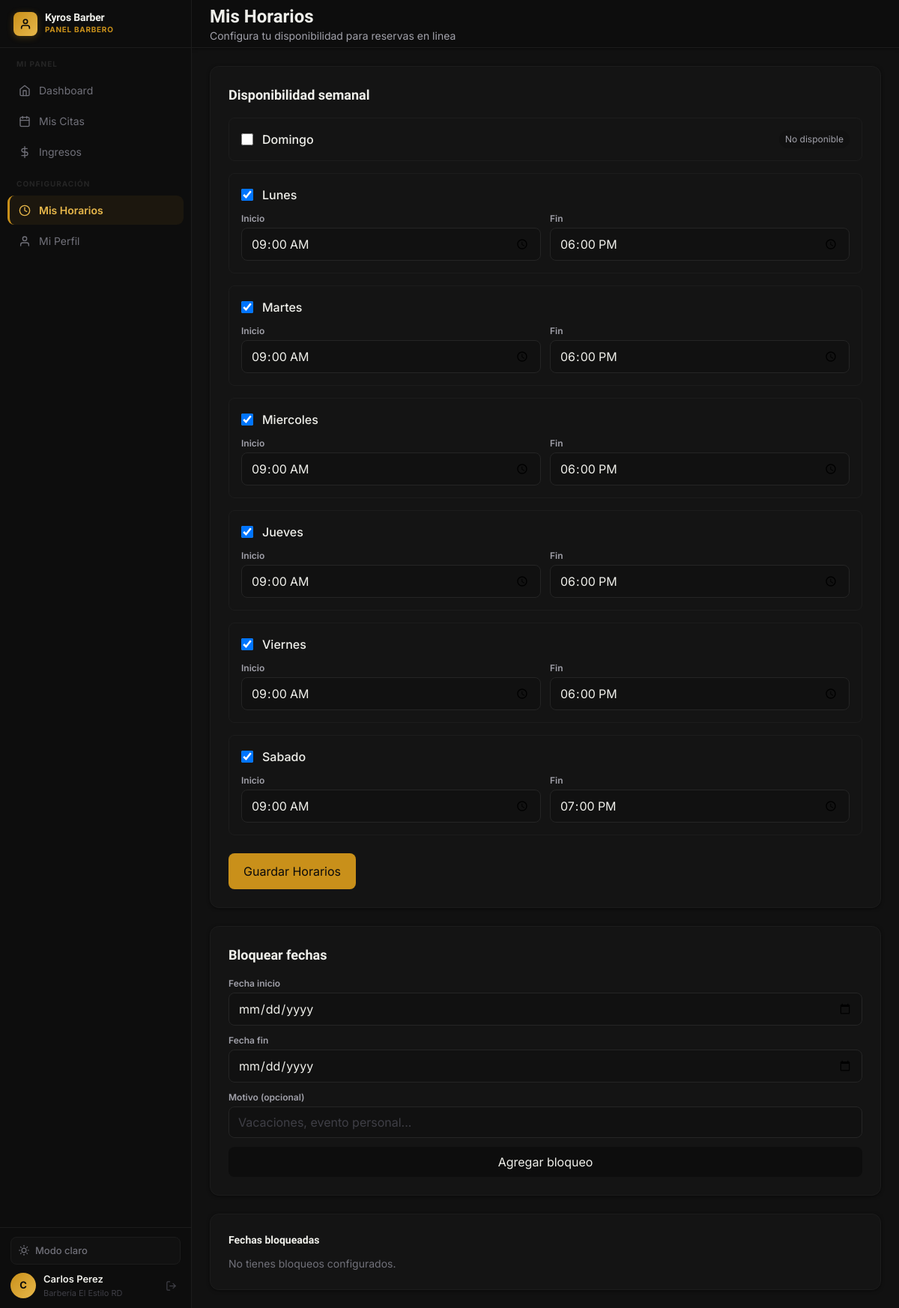
Screenshot of /dashboard/barber/schedules.php (signed in) with the database file from the repository.
### tables this page shows
CREATE TABLE barbers (
    id INT AUTO_INCREMENT PRIMARY KEY,
    barbershop_id INT NOT NULL,
    user_id INT NOT NULL,
    slug VARCHAR(255) NOT NULL,
    specialty TEXT,
    bio TEXT,
    experience_years INT,
    photo VARCHAR(255),
    commission_rate DECIMAL(5, 2) DEFAULT 50.00,
    rating DECIMAL(3, 2) DEFAULT 5.00,
    total_reviews INT DEFAULT 0,
    is_featured BOOLEAN DEFAULT FALSE,
    status ENUM('active', 'inactive', 'vacation') DEFAULT 'active',
    created_at TIMESTAMP DEFAULT CURRENT_TIMESTAMP,
    updated_at TIMESTAMP DEFAULT CURRENT_TIMESTAMP ON UPDATE CURRENT_TIMESTAMP,
    FOREIGN KEY (barbershop_id) REFERENCES barbershops(id) ON DELETE CASCADE,
    FOREIGN KEY (user_id) REFERENCES users(id) ON DELETE CASCADE,
    UNIQUE KEY unique_barber_shop (barbershop_id, user_id),
    UNIQUE KEY unique_barber_slug (barbershop_id, slug),
    INDEX idx_status (status),
    INDEX idx_rating (rating)
);

CREATE TABLE users (
    id INT AUTO_INCREMENT PRIMARY KEY,
    email VARCHAR(255) UNIQUE NOT NULL,
    password VARCHAR(255) NOT NULL,
    full_name VARCHAR(255) NOT NULL,
    phone VARCHAR(20),
    role ENUM('superadmin', 'owner', 'barber', 'client') NOT NULL,
    status ENUM('active', 'inactive', 'suspended') DEFAULT 'active',
    avatar VARCHAR(255),
    created_at TIMESTAMP DEFAULT CURRENT_TIMESTAMP,
    updated_at TIMESTAMP DEFAULT CURRENT_TIMESTAMP ON UPDATE CURRENT_TIMESTAMP,
    last_login TIMESTAMP NULL,
    INDEX idx_email (email),
    INDEX idx_role (role),
    INDEX idx_status (status)
);

CREATE TABLE barbershops (
    id INT AUTO_INCREMENT PRIMARY KEY,
    license_id INT NOT NULL,
    owner_id INT NOT NULL,
    business_name VARCHAR(255) NOT NULL,
    slug VARCHAR(255) UNIQUE NOT NULL,
    description TEXT,
    logo VARCHAR(255),
    cover_image VARCHAR(255),
    phone VARCHAR(20),
    email VARCHAR(255),
    address TEXT,
    city VARCHAR(100),
    province VARCHAR(100),
    country VARCHAR(100) DEFAULT 'República Dominicana',
    latitude DECIMAL(10, 8),
    longitude DECIMAL(11, 8),
    rnc VARCHAR(20),
    website VARCHAR(255),
    facebook VARCHAR(255),
    instagram VARCHAR(255),
    tiktok VARCHAR(255),
    whatsapp VARCHAR(20),
    theme_color VARCHAR(7) DEFAULT '#1e40af',
    allow_online_booking BOOLEAN DEFAULT TRUE,
    advance_booking_days INT DEFAULT 30,
    cancellation_hours INT DEFAULT 24,
    status ENUM('active', 'inactive', 'suspended') DEFAULT 'active',
    created_at TIMESTAMP DEFAULT CURRENT_TIMESTAMP,
    updated_at TIMESTAMP DEFAULT CURRENT_TIMESTAMP ON UPDATE CURRENT_TIMESTAMP,
    FOREIGN KEY (license_id) REFERENCES licenses(id) ON DELETE RESTRICT,
    FOREIGN KEY (owner_id) REFERENCES users(id) ON DELETE RESTRICT,
    INDEX idx_slug (slug),
    INDEX idx_status (status),
    INDEX idx_city (city)
);

CREATE TABLE barber_schedules (
    id INT AUTO_INCREMENT PRIMARY KEY,
    barber_id INT NOT NULL,
    day_of_week TINYINT NOT NULL,
    start_time TIME NOT NULL,
    end_time TIME NOT NULL,
    is_available BOOLEAN DEFAULT TRUE,
    FOREIGN KEY (barber_id) REFERENCES barbers(id) ON DELETE CASCADE,
    INDEX idx_barber_day (barber_id, day_of_week)
);

### dashboard/barber/schedules.php (the view, shortened to what the rows shown need)
<?php
require_once BASE_PATH . '/core/Database.php';
require_once BASE_PATH . '/core/Helpers.php';
$db = Database::getInstance();
$barber = $db->fetch(
    "SELECT b.*, u.full_name, bb.business_name
     FROM barbers b
     JOIN users u ON b.user_id = u.id
     JOIN barbershops bb ON b.barbershop_id = bb.id
     WHERE u.id = ?
     LIMIT 1",
    [$_SESSION['user_id']]
);
$barberId = (int) $barber['id'];
$schedules = $db->fetchAll(
    'SELECT day_of_week, start_time, end_time, is_available FROM barber_schedules WHERE barber_id = ? ORDER BY day_of_week ASC',
    [$barberId]
);
$schedulesByDay = [];
foreach ($schedules as $schedule) {
    $schedulesByDay[(int) $schedule['day_of_week']] = $schedule;
}
$dayNames = [
    0 => 'Domingo',
    1 => 'Lunes',
    2 => 'Martes',
    3 => 'Miercoles',
    4 => 'Jueves',
    5 => 'Viernes',
    6 => 'Sabado'
];
include BASE_PATH . '/includes/header.php';
?>
<div class="min-h-screen bg-gray-100" x-data="{ sidebarOpen: false }">
    <?php $activeBarberPage = 'schedules'; include BASE_PATH . '/includes/sidebar-barber.php'; ?>
    <div class="lg:pl-64">
        <div class="sticky top-0 z-40 flex h-16 bg-white border-b border-gray-200 shadow-sm">
            <div class="flex items-center justify-between flex-1 px-4 sm:px-6">
                <div>
                    <h1 class="text-2xl font-bold text-gray-900">Mis Horarios</h1>
                </div>
            </div>
        </div>
        <main class="p-6 space-y-6">
            <div class="grid grid-cols-1 xl:grid-cols-3 gap-6">
                <div class="xl:col-span-2 bg-white rounded-xl shadow-sm border border-gray-100 p-6">
                    <h2 class="text-lg font-semibold text-gray-900 mb-4">Disponibilidad semanal</h2>
                    <form method="POST" class="space-y-4">
                        <?php foreach ($dayNames as $dayNum => $dayName):
                            $schedule = $schedulesByDay[$dayNum] ?? null;
                            $isActive = $schedule ? (int) $schedule['is_available'] === 1 : ($dayNum >= 1 && $dayNum <= 6);
                            $startVal = $schedule ? substr($schedule['start_time'], 0, 5) : '09:00';
                            $endVal = $schedule ? substr($schedule['end_time'], 0, 5) : '18:00';
                        ?>
                        <div class="border border-gray-200 rounded-lg p-4" x-data="{ active: <?php echo $isActive ? 'true' : 'false'; ?> }">
                            <div class="flex items-center justify-between gap-4">
                                <label class="flex items-center gap-3 cursor-pointer">
                                    <input type="checkbox" name="days[<?php echo $dayNum; ?>][active]" x-model="active" <?php echo $isActive ? 'checked' : ''; ?> class="h-4 w-4 text-indigo-600 rounded border-gray-300">
                                    <span class="font-medium text-gray-900"><?php echo $dayName; ?></span>
                                </label>
                            </div>
                            <div x-show="active" class="grid grid-cols-1 sm:grid-cols-2 gap-3 mt-3">
                                <div>
                                    <label class="block text-xs font-semibold text-gray-600 mb-1">Inicio</label>
                                    <input type="time" name="days[<?php echo $dayNum; ?>][start_time]" value="<?php echo $startVal; ?>" class="w-full px-3 py-2 border border-gray-300 rounded-lg">
                                </div>
                                <div>
                                    <label class="block text-xs font-semibold text-gray-600 mb-1">Fin</label>
                                    <input type="time" name="days[<?php echo $dayNum; ?>][end_time]" value="<?php echo $endVal; ?>" class="w-full px-3 py-2 border border-gray-300 rounded-lg">
                                </div>
                            </div>
                        </div>
                        <?php endforeach; ?>
                    </form>
                </div>
                <div class="space-y-6">
                    <div class="bg-white rounded-xl shadow-sm border border-gray-100 p-6">
                        <h2 class="text-lg font-semibold text-gray-900 mb-4">Bloquear fechas</h2>
                    </div>
                </div>
            </div>
        </main>
    </div>
</div>
<?php include BASE_PATH . '/includes/footer.php'; ?>

### includes/sidebar-barber.php (shortened to what the rows shown need)
<div class="fixed inset-y-0 left-0 z-50 w-64 transform transition-transform duration-300 ease-in-out lg:translate-x-0 flex flex-col"
     :class="sidebarOpen ? 'translate-x-0' : '-translate-x-full'"
     style="background:var(--c-sidebar);border-right:1px solid var(--c-sidebar-bd);">
    <div style="padding:12px 14px;border-top:1px solid var(--c-sidebar-bd);flex-shrink:0;display:flex;flex-direction:column;gap:10px;">
        <div style="display:flex;align-items:center;gap:10px;">
            <div style="width:34px;height:34px;border-radius:50%;background:linear-gradient(135deg,#c9901a,#e8b84b);display:flex;align-items:center;justify-content:center;color:#0a0a0a;font-weight:700;font-size:.8125rem;flex-shrink:0;">
                <?php echo strtoupper(substr($barber['full_name'] ?? ($_SESSION['user_name'] ?? 'B'), 0, 1)); ?>
            </div>
            <div style="min-width:0;flex:1;">
                <p style="font-size:.8125rem;font-weight:600;color:var(--c-text-1);white-space:nowrap;overflow:hidden;text-overflow:ellipsis;"><?php echo e($barber['full_name'] ?? ($_SESSION['user_name'] ?? 'Barbero')); ?></p>
                <p style="font-size:.6875rem;color:var(--c-text-4);white-space:nowrap;overflow:hidden;text-overflow:ellipsis;"><?php echo e($barber['business_name'] ?? 'Barbero'); ?></p>
            </div>
            <a href="<?php echo BASE_URL; ?>/auth/logout" title="Cerrar sesión"
               style="color:var(--c-text-4);text-decoration:none;padding:5px;border-radius:6px;display:flex;transition:color .15s;">
                <svg width="15" height="15" viewBox="0 0 24 24" fill="none" stroke="currentColor" stroke-width="2" stroke-linecap="round" stroke-linejoin="round">
                    <path d="M9 21H5a2 2 0 0 1-2-2V5a2 2 0 0 1 2-2h4"/><polyline points="16 17 21 12 16 7"/><line x1="21" y1="12" x2="9" y2="12"/>
                </svg>
            </a>
        </div>
    </div>
</div>

### rows the page displays
barbers: user.full_name "C", user.full_name "Carlos Perez", barbershop.business_name "Barbería El Estilo RD"
barber_schedules: is_available "☑", start_time "09:00", end_time "18:00"
barber_schedules: is_available "☑", start_time "09:00", end_time "18:00"
barber_schedules: is_available "☑", start_time "09:00", end_time "18:00"
barber_schedules: is_available "☑", start_time "09:00", end_time "18:00"
barber_schedules: is_available "☑", start_time "09:00", end_time "18:00"
barber_schedules: is_available "☑", start_time "09:00", end_time "19:00"

### other values shown
$dayName "Domingo"
$dayName "Lunes"
$dayName "Martes"
$dayName "Miercoles"
$dayName "Jueves"
$dayName "Viernes"
$dayName "Sabado"
